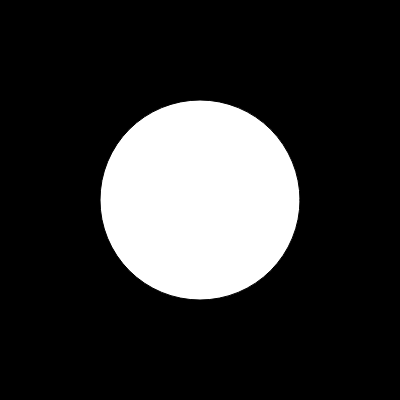
Frame 1 (no input)
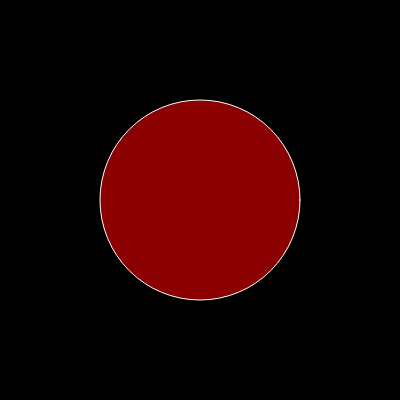
Frame 60 (no input)
Frame 120 (the mouse pressed at the canvas centre since frame 60): identical to frame 60, image omitted

The p5.js sketch that drew these frames (run headless with seeded random() and noise() and a simulated clock; from frame 60 on, the mouse is pressed at the canvas centre):

// p5.js sketch
// ── sketch.js
function setup() {
  createCanvas(400, 400);
}

function FundoAuto() { // Aqui se cria algo que pode ser chamado várias vezes ao code
  background("black");
  circle(200, 200, 200);
  fill ("darkred");
  stroke ("white");
}

function draw() {
  FundoAuto(); // Aqui eu chamo a Função que foi requisitada
}
